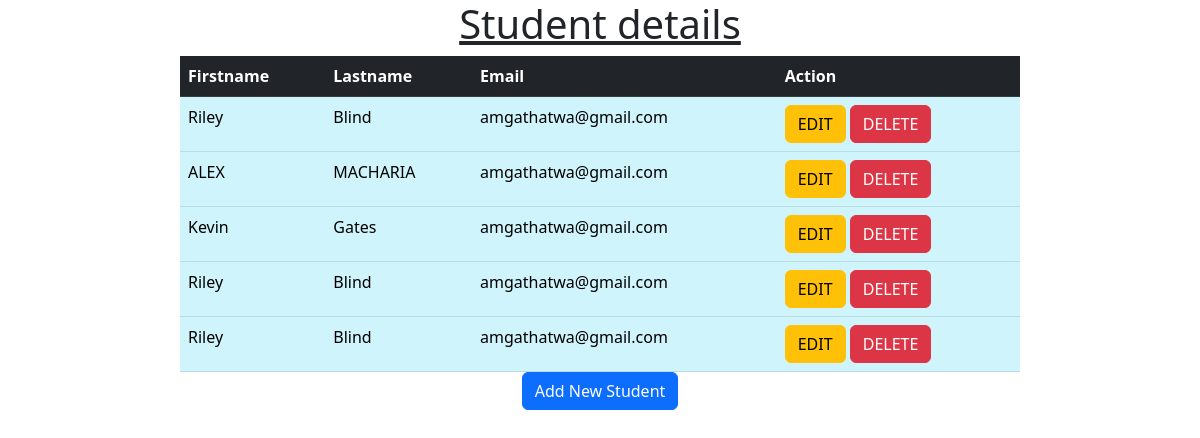
The page /show on the database its author committed.
### crudapp/models.py (models this page shows)
class Student(models.Model):
    firstname = models.CharField(max_length=200)
    lastname = models.CharField(max_length=200)
    email = models.EmailField()
    class Meta:
        db_table = "student"

### crudapp/views.py (the view)
# urls.py: path('show', views.show),
def show(request):
    students=Student.objects.all()
    return render(request,'show.html',{'students':students})

### templates/show.html (shortened to what this page needs)
<!DOCTYPE html>
<html lang="en">
<head>
    {% load static %}
    <link rel="stylesheet" href="{% static 'css/bootstrap.min.css' %}">
</head>
<body>
<h1 style="text-align: center; text-decoration: underline">Student details</h1>
<table class="table table-info" style="height: 300px; width: 70%; margin: 0 auto">
    <thead class="table-dark">
    <tr>
        <th>Firstname</th>
        <th>Lastname</th>
        <th>Email</th>
        <th>Action</th>
    </tr>
    </thead>
    <tbody>
    {% for student in students %}
    <tr>
        <td>{{ student.firstname }}</td>
        <td>{{ student.lastname }}</td>
        <td>{{ student.email }}</td>
        <td>
            <a href="edit/{{ student.id }}" class="btn btn-warning" >EDIT</a>
            <a href="delete/{{ student.id }}" class="btn btn-danger">DELETE</a>
        </td>
    </tr>
    {% endfor %}
    </tbody>
</table>
<center><a href="/index" class="btn btn-primary">Add New Student</a></center>
</body>
</html>

### rows shown on the page
Student: firstname "Riley", lastname "Blind", email "amgathatwa@gmail.com"
Student: firstname "ALEX", lastname "MACHARIA", email "amgathatwa@gmail.com"
Student: firstname "Kevin", lastname "Gates", email "amgathatwa@gmail.com"
Student: firstname "Riley", lastname "Blind", email "amgathatwa@gmail.com"
Student: firstname "Riley", lastname "Blind", email "amgathatwa@gmail.com"
